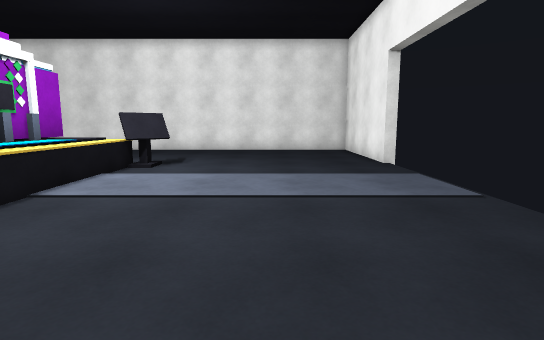
[1] (above)

12 first-person views from a walk through a Unity game level. The camera is 1.3 m above the floor, tilts 8° down and sees 80° across. The floor is counted in squares, 1 m on a side. Each view is taken from the middle of a square. On the plan, view 1 faces up. The plan holds only what a view shows up to about 14 squares ahead; the rest is blank. Surface patterns are stand-ins for the level's own textures.

[2]
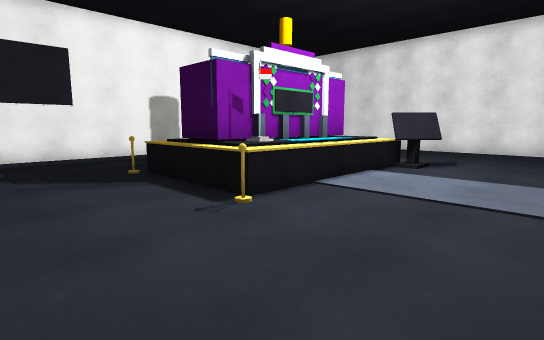

[3]
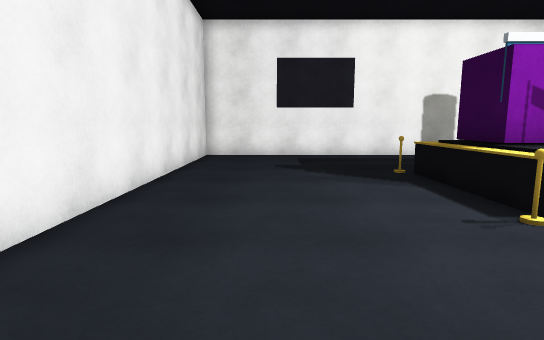

[4]
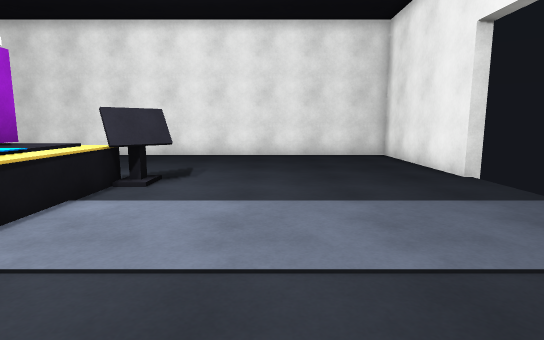

[5]
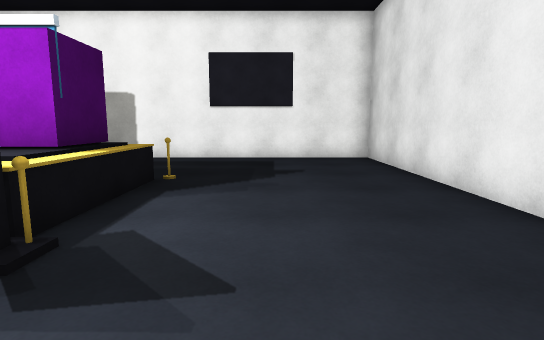

[6]
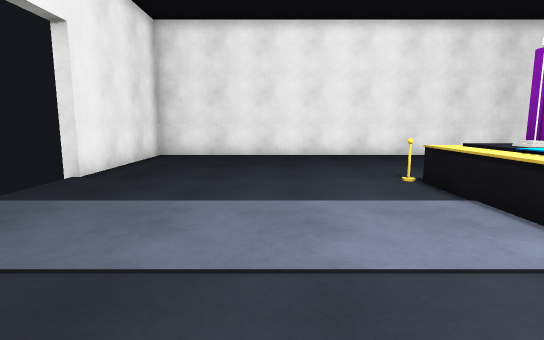

[7]
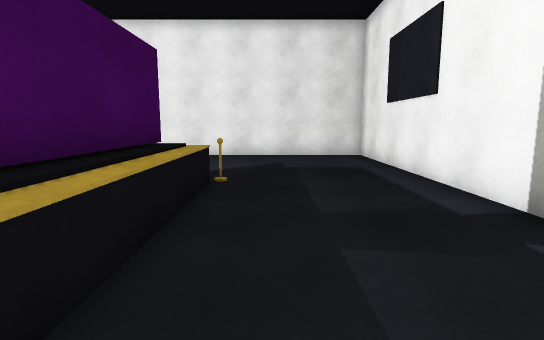

[8]
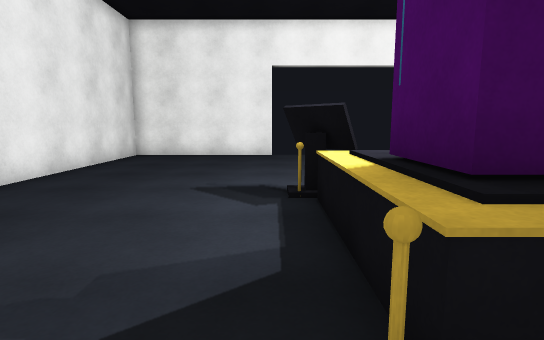

[9]
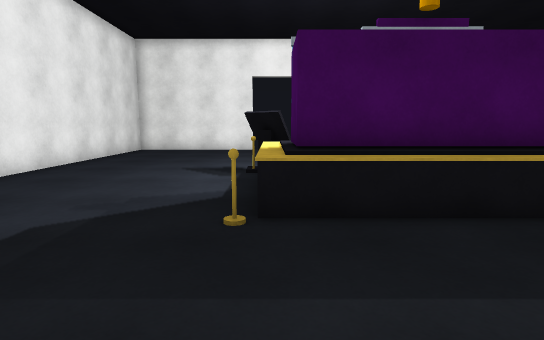

[10]
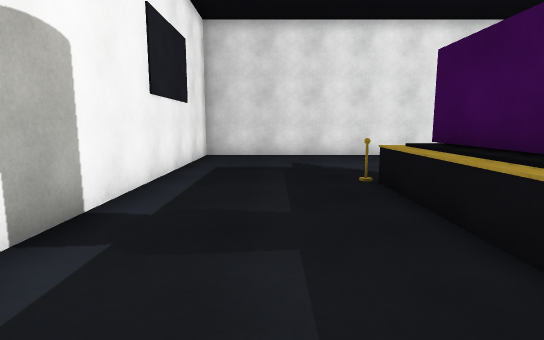

[11]
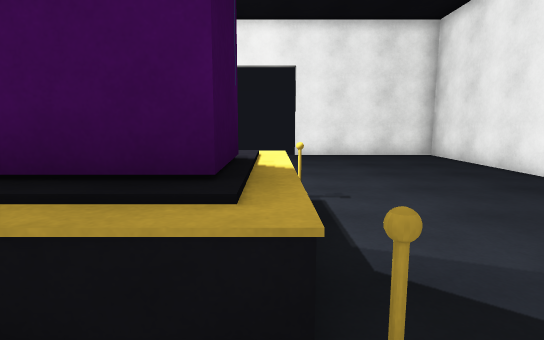

[12]
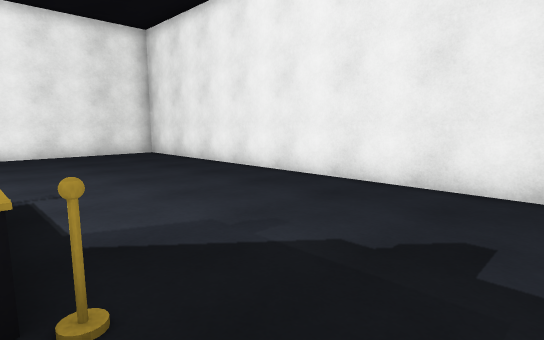

### Floor plan
Points are (right, up) in squares from view 1. A wall is a line through its corners. A room is listed if a view was taken in it or the views show most of it. See-through windows are left out.
Room 1 (views 1, 2, 3, 4, 5, 6, 7, 8, 9, 10, 11, 12)
walls: (-6.1, 4.4) (-7.8, 4.4) (-7.8, 9.6) (-6.1, 9.6) (-6.1, 5.4); (3.8, 11) (3.8, 16.8) (-13.8, 16.8) (-13.8, -2.8) (3.8, -2.8) (3.8, 3)
low walls: (-4.4, 9.2) (-4.4, 4.6); (-4.4, 3.8) (-8.6, 3.8) (-8.6, 10.2) (-4.4, 10.2); (-8.2, 6.2) (-8.2, 9); (-8.2, 9.8) (-5, 9.8) (-5, 4.2) (-8.2, 4.2)
ways out: gap at (4, 3); gap at (4, 11)
objects: other object (-9, 4); other object (-9, 10); other object (-6, 5); other object (-4, 4); other object (-4, 10) to (-4, 11); other object (-3, 10)

Where each view was taken, in squares from view 1:
view 1: 0 up, 0 right, facing up
view 2: 0 up, 0 right, facing up-left
view 3: 0 up, 0 right, facing left
view 4: 3 up, 1 left, facing up
view 5: 13 up, 1 left, facing left
view 6: 11 up, 1 left, facing down
view 7: 11 up, 10 left, facing down
view 8: 11 up, 10 left, facing right
view 9: 10 up, 13 left, facing right
view 10: 3 up, 11 left, facing up
view 11: 4 up, 10 left, facing right
view 12: 4 up, 11 left, facing down-right
